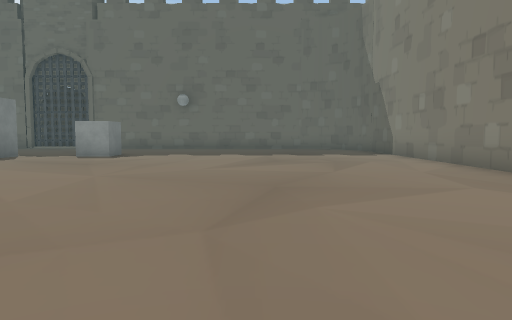
[1] (above)

17 first-person views from a walk through a 3-D level made in the Unity game engine. The camera is 1.3 m above the floor, tilts 4° down and sees 70° across. The floor is counted in squares, 2 m on a side. Each view is taken from the middle of a square. On the plan, view 1 faces up. The plan holds only what a view shows up to about 11 squares ahead; the rest is blank. The place goes on beyond the plan. The player character is not drawn. Some surface patterns are stand-ins.

[2]
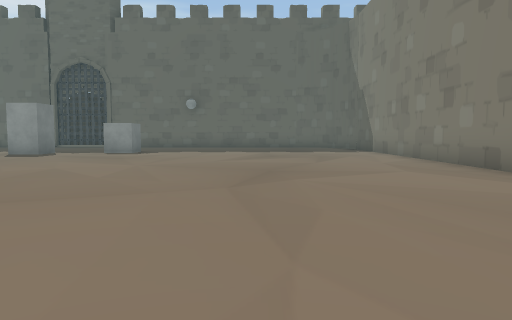

[3]
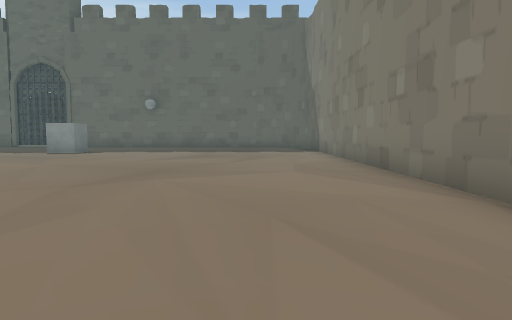

[4]
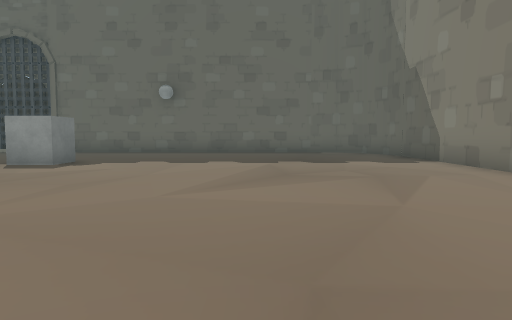

[5]
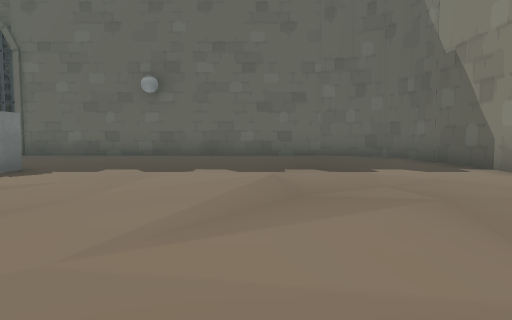

[6]
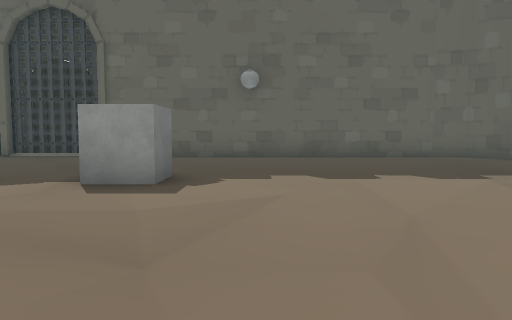

[7]
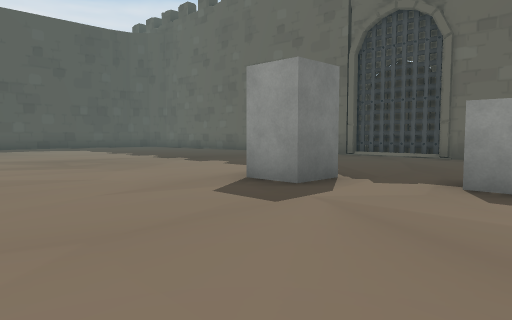

[8]
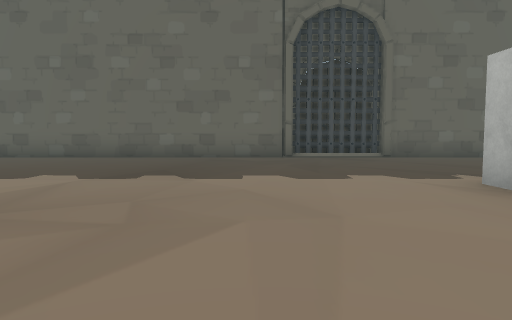

[9]
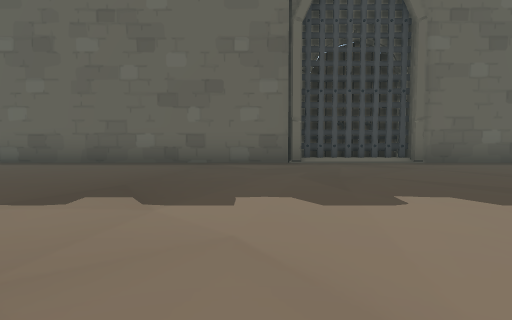

[10]
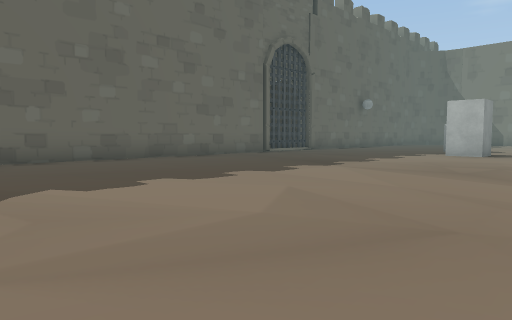

[11]
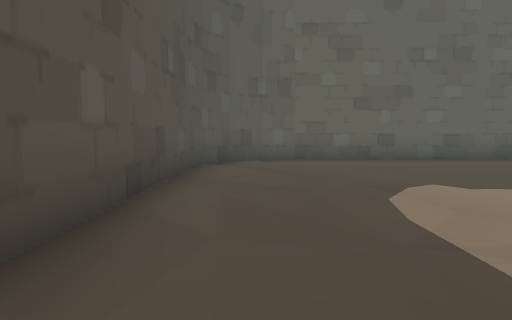

[12]
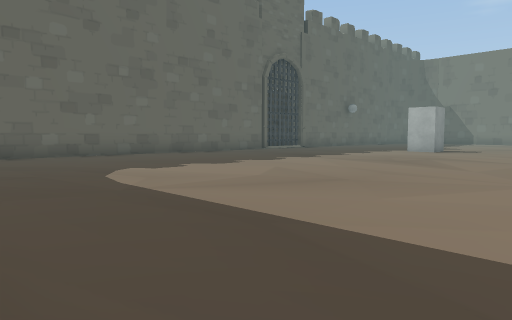

[13]
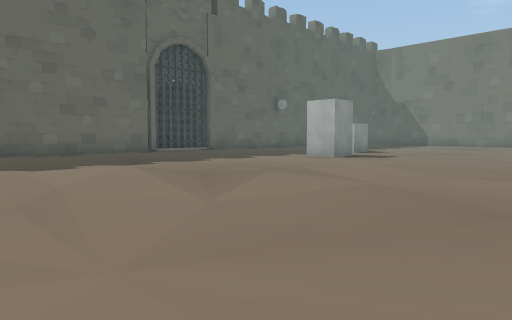

[14]
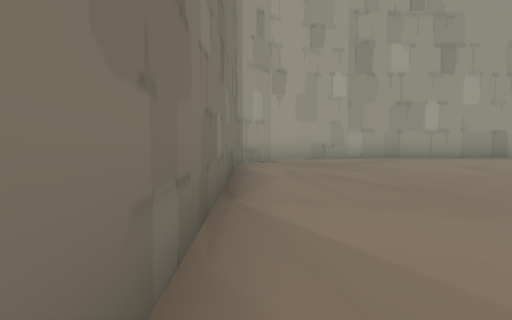

[15]
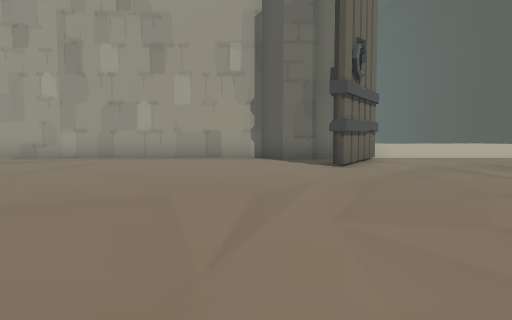

[16]
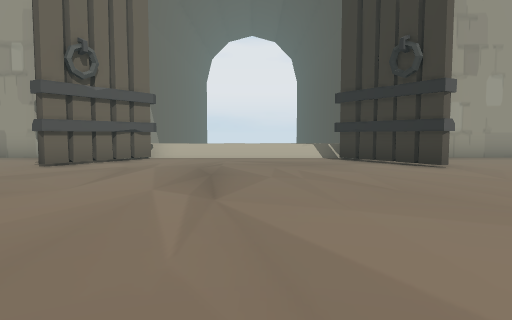

[17]
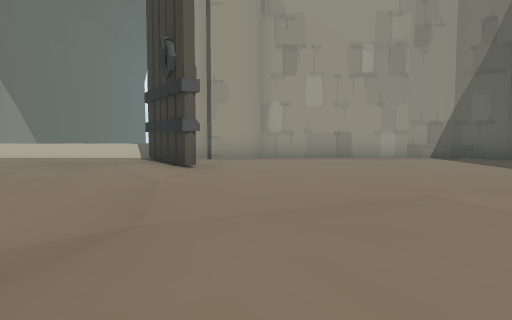

### Floor plan
Points are (right, up) in squares from view 1. A wall is a line through its corners. A room is listed if a view was taken in it or the views show most of it. See-through windows are left out.
Room 1 (views 1, 2, 3, 4, 5, 6, 7, 8, 9, 10, 11, 12, 13, 14, 15, 16, 17)
walls: (-7, 10.9) (-7, 9.8) (-8, 9.8) (-8, 10.9); (-14, -2.2) (-13.7, -2.1) (-12.1, -4.7); (-8.1, 16.6) (-9.1, 16.5); (-7.5, 16.8) (-9.8, 16.8); (-5.5, -4.4) (-4.7, -4.4) (-4.2, -5.2) (1.5, -5.2); (-7.3, -4.9) (-5.7, -2.3) (-5.4, -2.4); (-19.2, -5.2) (-15.1, -5.2) (-14.6, -4.4) (-13.9, -4.4); (1.4, -5.2) (2.6, -5) (3.6, -4.3) (4.3, -3.3) (4.4, -2.7); (-22.3, 14) (-22.3, 8.8); (4.4, 13.9) (4.2, 14.9) (3.7, 15.7) (2.9, 16.2) (2, 16.4) (-7.4, 16.4) (-7.4, 16.5) (-10, 16.5) (-10, 16.4) (-20, 16.4) (-20.8, 16.2) (-21.6, 15.7) (-22.1, 14.9) (-22.3, 13.9); (4.4, -2.5) (4.4, 14); (-21.5, -4.3) (-20.4, -5) (-19.2, -5.3)
objects: block (-5, 11)

Positions as (right, up) in squares from view 1, and headings:
1: (0, 0), facing up
2: (0, -2), facing up
3: (2, -2), facing up
4: (0, 3), facing up
5: (0, 5), facing up
6: (-3, 6), facing up
7: (-4, 6), facing up-left
8: (-11, 6), facing up
9: (-11, 8), facing up
10: (-20, 7), facing up-right
11: (-21, 7), facing up
12: (-22, 5), facing up-right
13: (-17, 4), facing up-right
14: (4, 5), facing down
15: (-4, 5), facing down
16: (-10, 5), facing down
17: (-15, 5), facing down
